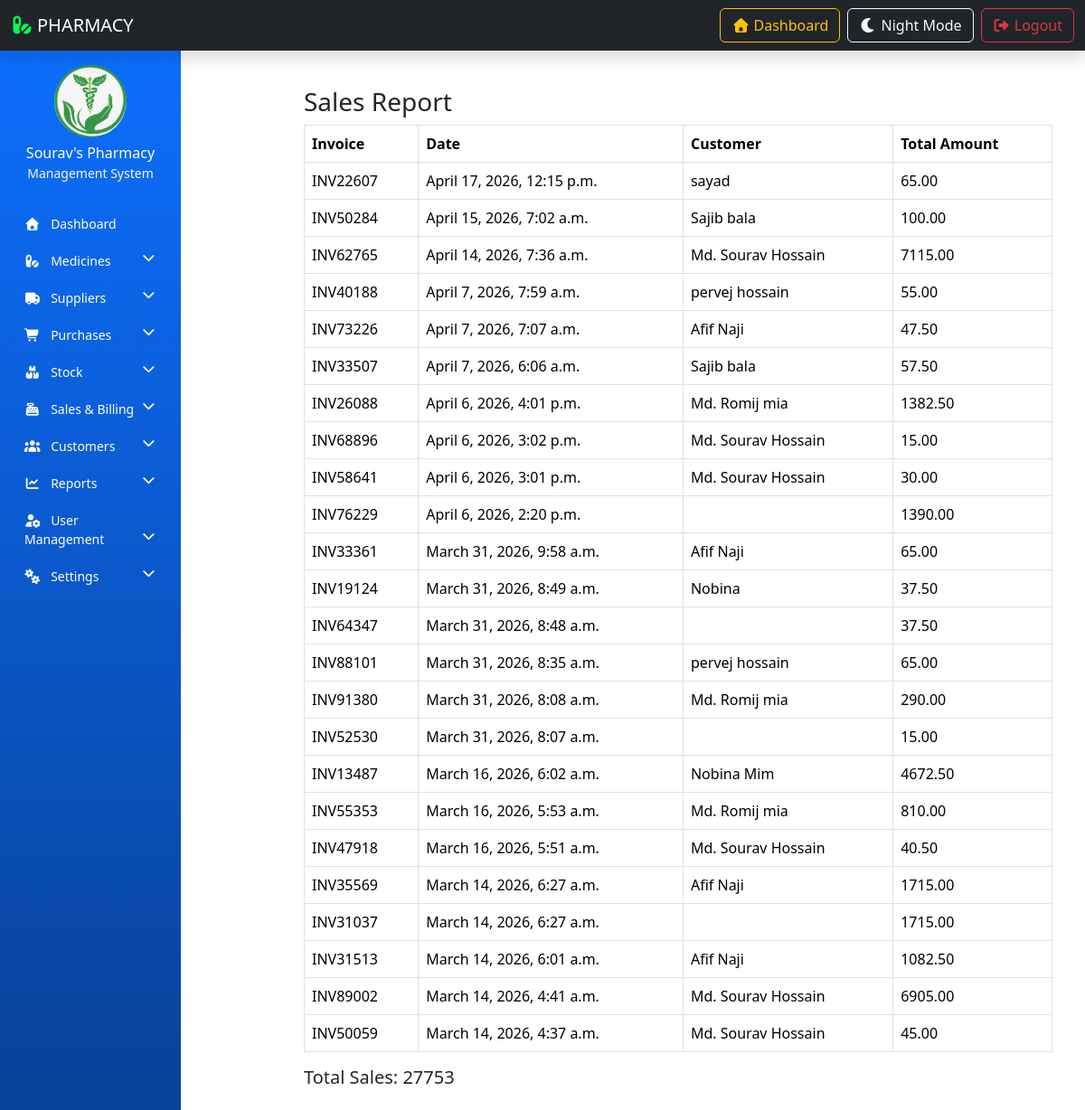
The page /sales-report/ on the database as committed earlier.
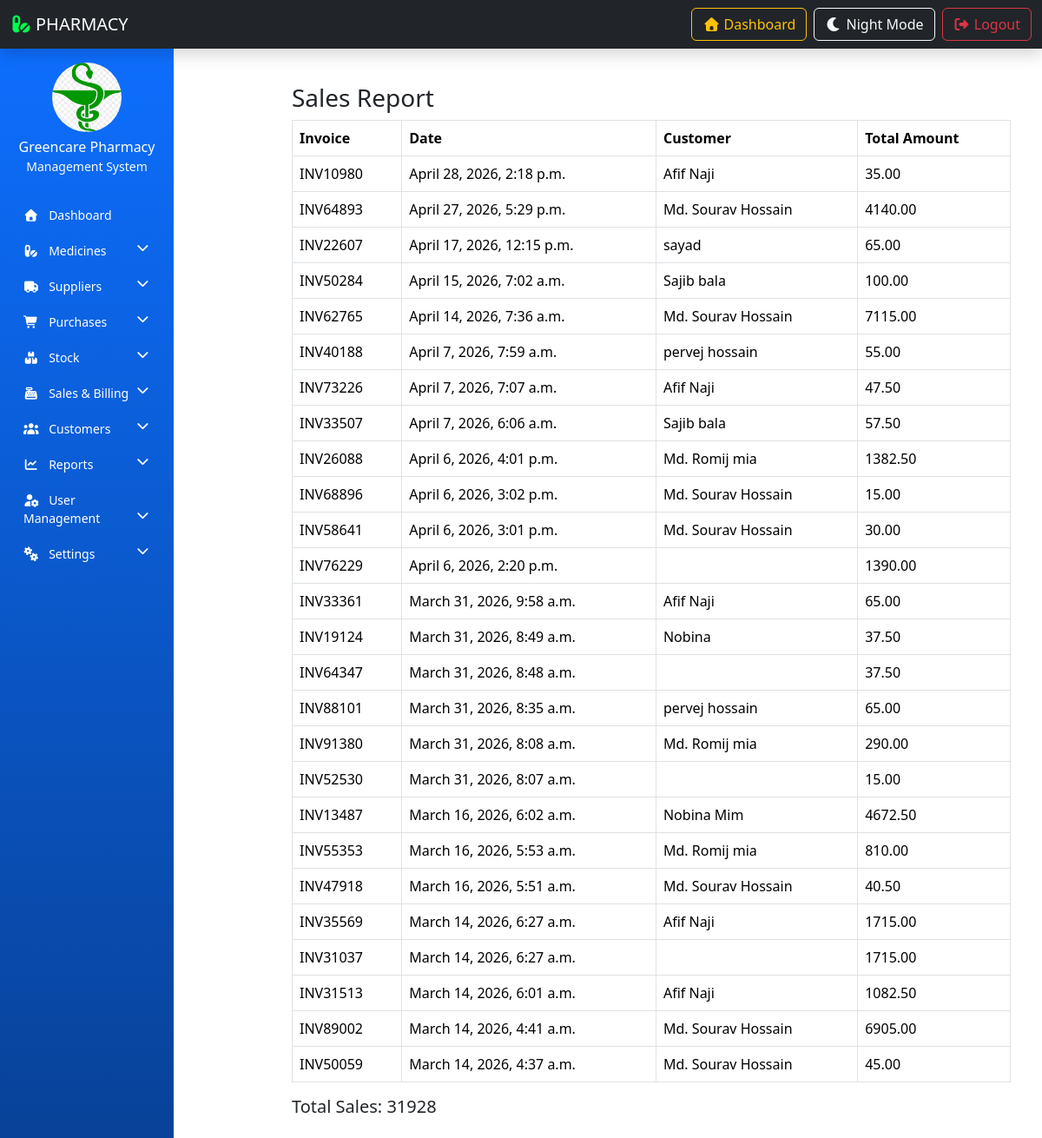
The same page on the database as committed later.
### resultapp/models.py (models this page shows, shortened)
class PharmacySettings(models.Model):
    pharmacy_name = models.CharField(max_length=200)
    owner_name = models.CharField(max_length=200)
    phone = models.CharField(max_length=20)
    email = models.EmailField(blank=True, null=True)  # ✅ fixed
    address = models.TextField()
    tax_percentage = models.DecimalField(max_digits=5, decimal_places=2, default=0)
    discount_percentage = models.DecimalField(max_digits=5, decimal_places=2, default=0)
    currency = models.CharField(max_length=10, default='tk')
    logo = models.ImageField(upload_to='pharmacy_logo/', blank=True, null=True)

class Sale(models.Model):
    invoice_no = models.CharField(max_length=50, unique=True, blank=True)
    customer_name = models.CharField(max_length=200, blank=True, null=True)
    total_amount = models.DecimalField(max_digits=10, decimal_places=2, default=0)
    created_at = models.DateTimeField(auto_now_add=True)

### resultapp/views.py (the view)
# urls.py: path('sales-report/', sales_report, name='sales_report'),
def sales_report(request):
    sales = Sale.objects.all().order_by('-created_at')
    total_sales = Sale.objects.aggregate(total=Sum('total_amount'))['total'] or 0
    return render(request, 'sales_report.html', {
        'sales': sales,
        'total_sales': total_sales
    })

### resultapp/context_processors.py (called while the page is built)
def pharmacy_info(request):
    return {
        'pharmacy_info': PharmacySettings.objects.first()
    }

### resultapp/templates/sales_report.html
{% extends 'admin_base.html' %}
{% block content %}
<div class="container mt-4">
    <h3>Sales Report</h3>
    <table class="table table-bordered">
    <thead>
        <tr>
            <th>Invoice</th>
            <th>Date</th>
            <th>Customer</th>
            <th>Total Amount</th>
        </tr>
    </thead>
    <tbody>
        {% for sale in sales %}
        <tr>
            <td>{{ sale.invoice_no }}</td>
            <td>{{ sale.created_at }}</td>
            <td>{{ sale.customer_name }}</td>
            <td>{{ sale.total_amount }}</td>
        </tr>
        {% endfor %}
    </tbody>
</table>
    <h5>Total Sales: {{ total_sales }}</h5>
</div>
{% endblock %}

### resultapp/templates/sidebar.html (shortened to what this page needs)
{% load static %}
<nav class="col-md-3 col-lg-2 d-md-block sidebar collapse pt-3">
    <div class="text-center text-white mb-4">
        {% if pharmacy_info.logo %}
        <img src="{{ pharmacy_info.logo.url }}" class="img-fluid rounded-circle mb-2"
            style="width:80px; height:80px; object-fit:cover;">
        {% else %}
        <img src="{% static 'PMS-IMAGE/logo.png' %}" class="img-fluid rounded-circle mb-2"
            style="width:80px; height:80px;">
        {% endif %}
        <h6 class="mb-0">{{ pharmacy_info.pharmacy_name|default:"GreenCare Pharmacy" }}</h6>
        <small class="text-light">Management System</small>
    </div>
    <ul class="nav flex-column">
        <li class="nav-item">
            <a href="{% url 'admin-dashboard' %}" class="nav-link">
                <i class="fas fa-home me-2"></i> Dashboard
            </a>
        </li>
        <li class="nav-item">
            <a href="#medicineMenu" data-bs-toggle="collapse" class="nav-link">
                <i class="fas fa-pills me-2"></i> Medicines
                <i class="fas fa-chevron-down float-end"></i>
            </a>
        </li>
        <li class="nav-item">
            <a href="#supplierMenu" data-bs-toggle="collapse" class="nav-link">
                <i class="fas fa-truck me-2"></i> Suppliers
                <i class="fas fa-chevron-down float-end"></i>
            </a>
        </li>
        <li class="nav-item">
            <a href="#purchaseMenu" data-bs-toggle="collapse" class="nav-link">
                <i class="fas fa-shopping-cart me-2"></i> Purchases
                <i class="fas fa-chevron-down float-end"></i>
            </a>
        </li>
        <li class="nav-item">
            <a href="#stockMenu" data-bs-toggle="collapse" class="nav-link">
                <i class="fas fa-boxes me-2"></i> Stock
                <i class="fas fa-chevron-down float-end"></i>
            </a>
        </li>
        <li class="nav-item">
            <a href="#salesMenu" data-bs-toggle="collapse" class="nav-link">
                <i class="fas fa-cash-register me-2"></i> Sales & Billing
                <i class="fas fa-chevron-down float-end"></i>
            </a>
        </li>
        <li class="nav-item">
            <a href="#customerMenu" data-bs-toggle="collapse" class="nav-link">
                <i class="fas fa-users me-2"></i> Customers
                <i class="fas fa-chevron-down float-end"></i>
            </a>
        </li>
        <li class="nav-item">
            <a href="#reportMenu" data-bs-toggle="collapse" class="nav-link">
                <i class="fas fa-chart-line me-2"></i> Reports
                <i class="fas fa-chevron-down float-end"></i>
            </a>
        </li>
        <li class="nav-item">
            <a href="#userMenu" data-bs-toggle="collapse" class="nav-link">
                <i class="fas fa-user-cog me-2"></i> User Management
                <i class="fas fa-chevron-down float-end"></i>
            </a>
        </li>
        <li class="nav-item">
            <a href="#settingsMenu" data-bs-toggle="collapse" class="nav-link">
                <i class="fas fa-cogs me-2"></i> Settings
                <i class="fas fa-chevron-down float-end"></i>
            </a>
        </li>
    </ul>
</nav>

Rows that differ between the two databases and show on the page:
changed PharmacySettings: logo: a different picture; pharmacy_name "Sourav's Pharmacy" → "Greencare Pharmacy"
added Sale: invoice_no "INV10980", created_at "April 28, 2026, 2:18 p.m.", customer_name "Afif Naji", total_amount "35.00"
added Sale: invoice_no "INV64893", created_at "April 27, 2026, 5:29 p.m.", customer_name "Md. Sourav Hossain", total_amount "4140.00"
Other text that changed with them:
{{ total_sales }}: "27753" → "31928"
